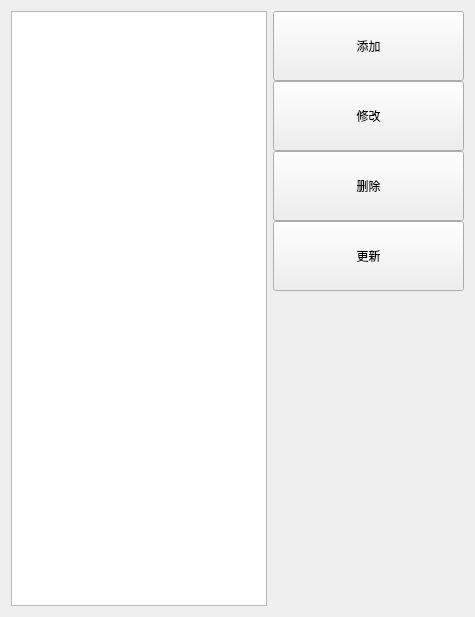
               <widget class="QWidget" name="page_13">
                <layout class="QGridLayout" name="gridLayout_27">
                 <item row="0" column="0">
                  <layout class="QGridLayout" name="gridLayout_26">
                   <item row="0" column="0">
                    <widget class="QTableView" name="tableView_4"/>
                   </item>
                   <item row="0" column="1">
                    <widget class="QWidget" name="widget_8" native="true">
                     <property name="minimumSize">
                      <size>
                       <width>191</width>
                       <height>0</height>
                      </size>
                     </property>
                     <property name="maximumSize">
                      <size>
                       <width>191</width>
                       <height>16777215</height>
                      </size>
                     </property>
                     <layout class="QGridLayout" name="gridLayout_24">
                      <property name="leftMargin">
                       <number>0</number>
                      </property>
                      <property name="topMargin">
                       <number>0</number>
                      </property>
                      <property name="rightMargin">
                       <number>0</number>
                      </property>
                      <property name="bottomMargin">
                       <number>0</number>
                      </property>
                      <property name="spacing">
                       <number>0</number>
                      </property>
                      <item row="1" column="0">
                       <widget class="QPushButton" name="pushButton_26">
                        <property name="minimumSize">
                         <size>
                          <width>0</width>
                          <height>70</height>
                         </size>
                        </property>
                        <property name="text">
                         <string>修改</string>
                        </property>
                       </widget>
                      </item>
                      <item row="2" column="0">
                       <widget class="QPushButton" name="pushButton_27">
                        <property name="minimumSize">
                         <size>
                          <width>0</width>
                          <height>70</height>
                         </size>
                        </property>
                        <property name="text">
                         <string>删除</string>
                        </property>
                       </widget>
                      </item>
                      <item row="0" column="0">
                       <widget class="QPushButton" name="pushButton_25">
                        <property name="minimumSize">
                         <size>
                          <width>0</width>
                          <height>70</height>
                         </size>
                        </property>
                        <property name="text">
                         <string>添加</string>
                        </property>
                       </widget>
                      </item>
                      <item row="4" column="0">
                       <spacer name="verticalSpacer_5">
                        <property name="orientation">
                         <enum>Qt::Vertical</enum>
                        </property>
                        <property name="sizeHint" stdset="0">
                         <size>
                          <width>20</width>
                          <height>315</height>
                         </size>
                        </property>
                       </spacer>
                      </item>
                      <item row="3" column="0">
                       <widget class="QPushButton" name="pushButton_23">
                        <property name="minimumSize">
                         <size>
                          <width>0</width>
                          <height>70</height>
                         </size>
                        </property>
                        <property name="text">
                         <string>更新</string>
                        </property>
                       </widget>
                      </item>
                     </layout>
                    </widget>
                   </item>
                  </layout>
                 </item>
                </layout>
               </widget>
